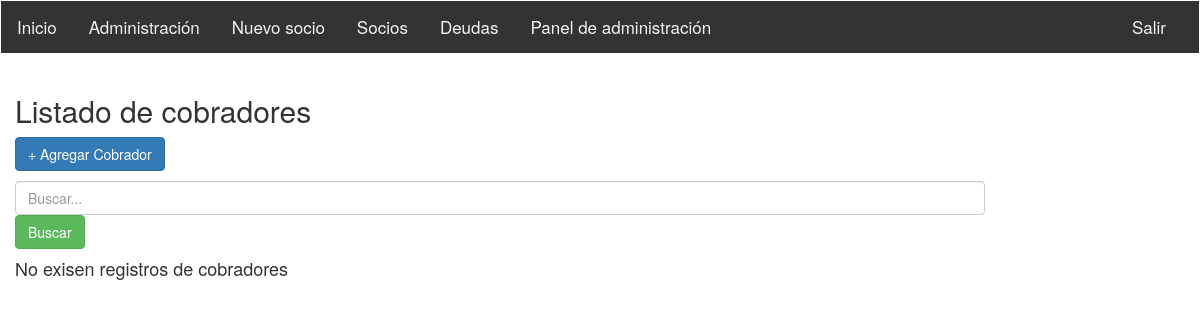
Before: /index/listadocobradores (signed in) with the older database file.
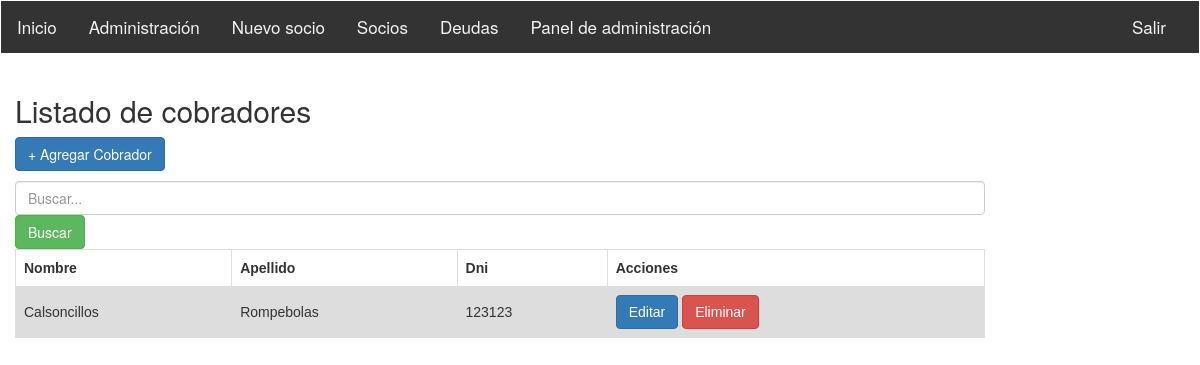
After: the same page with the newer database file.
### sistemasocioscap/models.py (models this page shows)
class Cobrador (models.Model):
	dni = models.IntegerField()
	nombre = models.CharField(max_length= 200)
	apellido = models.CharField (max_length = 200)
	def __str__(self):
    		return self.nombre
  	def get_absolute_url(self):
    		return reverse ('cobrador-detail', args=[str(self.id)])

### sistemasocioscap/views.py (the view)
class CobradorList(ListView):
    model = Cobrador
    template_name = 'cobrador_listado.html'

### sistemasocioscap/templates/cobrador_listado.html (shortened to what this page needs)
{% extends "base_generic.html" %}
{% block content %}
<h2>Listado de cobradores</h2>
<a class="btn btn-primary" href="{% url 'cobrador_crear'%}">+ Agregar Cobrador </a>
<form method="get">
  <input type="text" class="form-control" placeholder="Buscar..." name="buscar" value="{{ request.get.buscar }}">
  <button type="submit" class="btn btn-success">Buscar</button>
</form>
<table class="tablasocios" style="">
  {% if object_list %}
  <tr>
    <th scope="row">Nombre</th>
    <th>Apellido</th>
    <th>Dni </th>
    <th>Acciones </th>
  </tr>
  {% for cobrador in object_list %}
  <tr>
    <td>{{cobrador.nombre}}</td>
    <td>{{cobrador.apellido}}</td>
    <td>{{cobrador.dni}}</td>
    <td>
    <a class="btn btn-primary" href="{% url 'cobrador_editar' cobrador.id %}">Editar</a>
      <a class="btn btn-danger" href="{% url 'cobrador_eliminar' cobrador.id %}">Eliminar</a>
    </td>
  </tr>
  {% endfor %}
  {% else %}
  <h4>No exisen registros de cobradores</h4>
  {% endif %}
</table>
{% endblock %}
{% load static %}

Changed rows visible on the page:
added Cobrador: nombre "Calsoncillos", apellido "Rompebolas", dni "123123"
Other visible differences:
text no longer shown: "No exisen registros de cobradores"
text now shown: "Nombre Apellido Dni Acciones"
